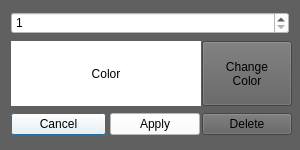
<?xml version="1.0" encoding="UTF-8"?>
<ui version="4.0">
 <class>EditDrawableDialog</class>
 <widget class="QDialog" name="EditDrawableDialog">
  <property name="enabled">
   <bool>true</bool>
  </property>
  <property name="geometry">
   <rect>
    <x>0</x>
    <y>0</y>
    <width>300</width>
    <height>150</height>
   </rect>
  </property>
  <property name="sizePolicy">
   <sizepolicy hsizetype="Fixed" vsizetype="Fixed">
    <horstretch>0</horstretch>
    <verstretch>0</verstretch>
   </sizepolicy>
  </property>
  <property name="minimumSize">
   <size>
    <width>300</width>
    <height>150</height>
   </size>
  </property>
  <property name="maximumSize">
   <size>
    <width>300</width>
    <height>150</height>
   </size>
  </property>
  <property name="windowTitle">
   <string>Edit Object</string>
  </property>
  <property name="layoutDirection">
   <enum>Qt::LeftToRight</enum>
  </property>
  <property name="autoFillBackground">
   <bool>false</bool>
  </property>
  <property name="styleSheet">
   <string notr="true">background : rgb(96,96,96);</string>
  </property>
  <property name="sizeGripEnabled">
   <bool>false</bool>
  </property>
  <property name="modal">
   <bool>false</bool>
  </property>
  <layout class="QGridLayout" name="gridLayout">
   <property name="sizeConstraint">
    <enum>QLayout::SetDefaultConstraint</enum>
   </property>
   <item row="3" column="2">
    <widget class="QPushButton" name="pushButton_2">
     <property name="sizePolicy">
      <sizepolicy hsizetype="Preferred" vsizetype="Preferred">
       <horstretch>0</horstretch>
       <verstretch>0</verstretch>
      </sizepolicy>
     </property>
     <property name="minimumSize">
      <size>
       <width>90</width>
       <height>15</height>
      </size>
     </property>
     <property name="maximumSize">
      <size>
       <width>90</width>
       <height>25</height>
      </size>
     </property>
     <property name="styleSheet">
      <string notr="true">background: white;
</string>
     </property>
     <property name="text">
      <string>Apply</string>
     </property>
     <property name="autoDefault">
      <bool>false</bool>
     </property>
    </widget>
   </item>
   <item row="3" column="0">
    <widget class="QPushButton" name="pushButton">
     <property name="minimumSize">
      <size>
       <width>95</width>
       <height>0</height>
      </size>
     </property>
     <property name="maximumSize">
      <size>
       <width>100</width>
       <height>25</height>
      </size>
     </property>
     <property name="styleSheet">
      <string notr="true">background:white;
</string>
     </property>
     <property name="text">
      <string>Cancel</string>
     </property>
    </widget>
   </item>
   <item row="3" column="3">
    <widget class="QPushButton" name="pushButton_4">
     <property name="minimumSize">
      <size>
       <width>90</width>
       <height>0</height>
      </size>
     </property>
     <property name="maximumSize">
      <size>
       <width>90</width>
       <height>16777215</height>
      </size>
     </property>
     <property name="text">
      <string>Delete</string>
     </property>
    </widget>
   </item>
   <item row="1" column="3">
    <widget class="QPushButton" name="pushButton_3">
     <property name="minimumSize">
      <size>
       <width>90</width>
       <height>65</height>
      </size>
     </property>
     <property name="palette">
      <palette>
       <active>
        <colorrole role="Button">
         <brush brushstyle="SolidPattern">
          <color alpha="255">
           <red>96</red>
           <green>96</green>
           <blue>96</blue>
          </color>
         </brush>
        </colorrole>
        <colorrole role="Base">
         <brush brushstyle="SolidPattern">
          <color alpha="255">
           <red>96</red>
           <green>96</green>
           <blue>96</blue>
          </color>
         </brush>
        </colorrole>
        <colorrole role="Window">
         <brush brushstyle="SolidPattern">
          <color alpha="255">
           <red>96</red>
           <green>96</green>
           <blue>96</blue>
          </color>
         </brush>
        </colorrole>
       </active>
       <inactive>
        <colorrole role="Button">
         <brush brushstyle="SolidPattern">
          <color alpha="255">
           <red>96</red>
           <green>96</green>
           <blue>96</blue>
          </color>
         </brush>
        </colorrole>
        <colorrole role="Base">
         <brush brushstyle="SolidPattern">
          <color alpha="255">
           <red>96</red>
           <green>96</green>
           <blue>96</blue>
          </color>
         </brush>
        </colorrole>
        <colorrole role="Window">
         <brush brushstyle="SolidPattern">
          <color alpha="255">
           <red>96</red>
           <green>96</green>
           <blue>96</blue>
          </color>
         </brush>
        </colorrole>
       </inactive>
       <disabled>
        <colorrole role="Button">
         <brush brushstyle="SolidPattern">
          <color alpha="255">
           <red>96</red>
           <green>96</green>
           <blue>96</blue>
          </color>
         </brush>
        </colorrole>
        <colorrole role="Base">
         <brush brushstyle="SolidPattern">
          <color alpha="255">
           <red>96</red>
           <green>96</green>
           <blue>96</blue>
          </color>
         </brush>
        </colorrole>
        <colorrole role="Window">
         <brush brushstyle="SolidPattern">
          <color alpha="255">
           <red>96</red>
           <green>96</green>
           <blue>96</blue>
          </color>
         </brush>
        </colorrole>
       </disabled>
      </palette>
     </property>
     <property name="text">
      <string>Change
Color</string>
     </property>
     <property name="checkable">
      <bool>false</bool>
     </property>
    </widget>
   </item>
   <item row="0" column="0" colspan="4">
    <widget class="QSpinBox" name="spinBox">
     <property name="styleSheet">
      <string notr="true">background:white;</string>
     </property>
     <property name="minimum">
      <number>1</number>
     </property>
     <property name="maximum">
      <number>50</number>
     </property>
     <property name="singleStep">
      <number>2</number>
     </property>
    </widget>
   </item>
   <item row="1" column="0" colspan="3">
    <widget class="QLabel" name="label">
     <property name="sizePolicy">
      <sizepolicy hsizetype="Fixed" vsizetype="Fixed">
       <horstretch>0</horstretch>
       <verstretch>0</verstretch>
      </sizepolicy>
     </property>
     <property name="minimumSize">
      <size>
       <width>190</width>
       <height>65</height>
      </size>
     </property>
     <property name="maximumSize">
      <size>
       <width>190</width>
       <height>65</height>
      </size>
     </property>
     <property name="styleSheet">
      <string notr="true">background:white;</string>
     </property>
     <property name="text">
      <string>Color</string>
     </property>
     <property name="alignment">
      <set>Qt::AlignCenter</set>
     </property>
    </widget>
   </item>
  </layout>
 </widget>
 <resources/>
 <connections/>
</ui>
